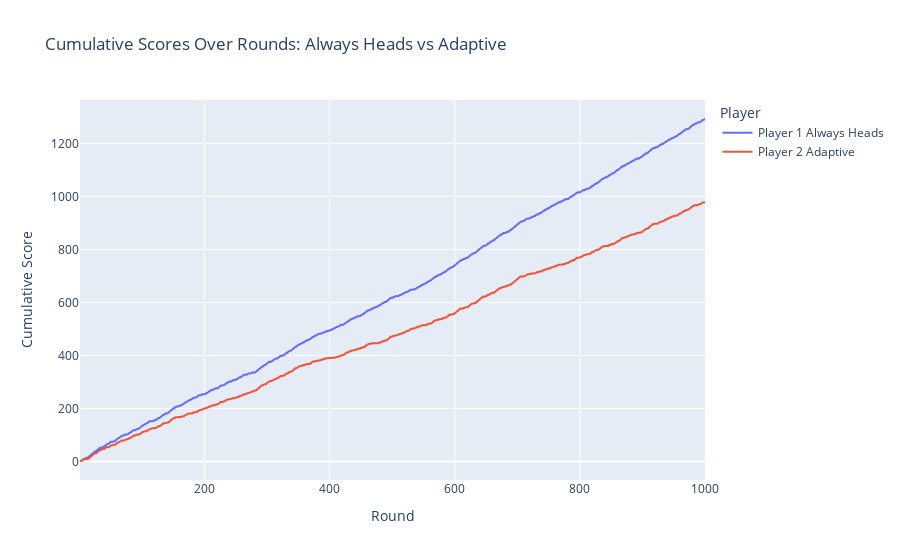

Notebook code for this chart:
### Code cell
plot_cumulative_scores(
    payoffs_p1=result["payoffs_p1"],
    payoffs_p2=result["payoffs_p2"],
    strategy_1="Always Heads",
    strategy_2="Adaptive",
)

### Figure 1 — Plotly figure (JSON) as saved in the notebook; plotly's stock layout.template omitted (floating-point values rounded to 4 significant figures; data arrays with more than 128 entries replaced by an {"elided": "..."} marker saying what was removed)
{"data": [{"hovertemplate": "Player=Player 1 Always Heads<br>Round=%{x}<br>Cumulative Score=%{y}<extra></extra>", "legendgroup": "Player 1 Always Heads", "line": {"color": "#636efa", "dash": "solid"}, "marker": {"symbol": "circle"}, "mode": "lines", "name": "Player 1 Always Heads", "showlegend": true, "type": "scattergl", "x": {"elided": "1000 int values"}, "xaxis": "x", "y": {"elided": "1000 int values"}, "yaxis": "y"}, {"hovertemplate": "Player=Player 2 Adaptive<br>Round=%{x}<br>Cumulative Score=%{y}<extra></extra>", "legendgroup": "Player 2 Adaptive", "line": {"color": "#EF553B", "dash": "solid"}, "marker": {"symbol": "circle"}, "mode": "lines", "name": "Player 2 Adaptive", "showlegend": true, "type": "scattergl", "x": {"elided": "1000 int values"}, "xaxis": "x", "y": {"elided": "1000 int values"}, "yaxis": "y"}], "layout": {"legend": {"title": {"text": "Player"}, "tracegroupgap": 0}, "title": {"text": "Cumulative Scores Over Rounds: Always Heads vs Adaptive"}, "xaxis": {"anchor": "y", "domain": [0, 1], "title": {"text": "Round"}}, "yaxis": {"anchor": "x", "domain": [0, 1], "title": {"text": "Cumulative Score"}}}}
